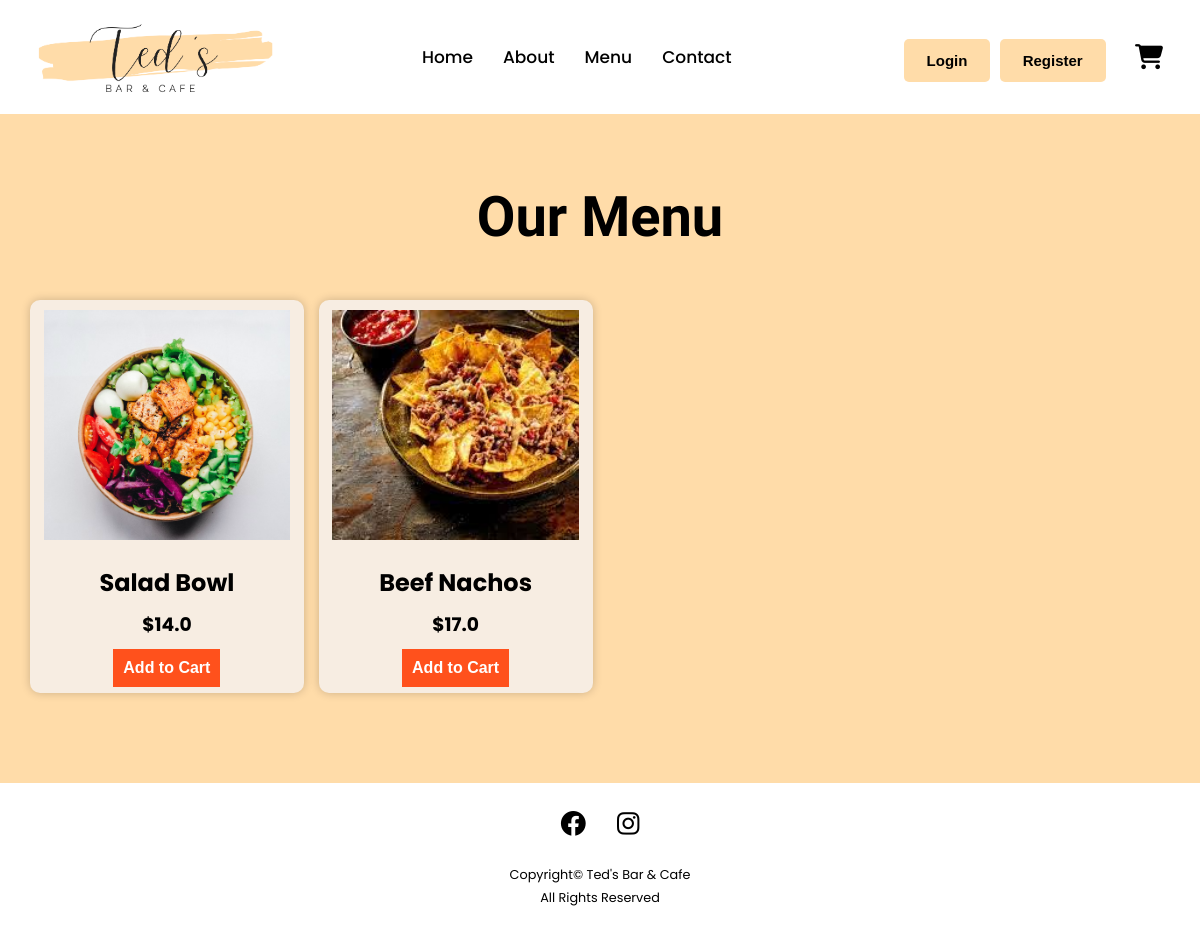
The app's page /menu/ with its own data.
### core/models.py (models this page shows, shortened)
class Item(models.Model):
    name = models.CharField(max_length=200)
    price = models.FloatField(null=True)
    description = models.TextField(blank=True,null=True)
    image = models.ImageField(upload_to='item_images',blank=True,null=True)

### core/views.py (the view)
# urls.py: path('menu/',views.menu, name='menu'),
def menu(request):
    context = {
        'items': Item.objects.all()
    }
    return render(request, 'core/menu.html', context)

### core/templates/core/menu.html (shortened to what this page needs)
{% extends 'core/base.html' %}
{% load static %}
{% block content %}
<div class="menu">
    <h1>Our Menu</h1>
    <div class="menu_box">
        {% for item in items %}
        <div class="menu_card">
            <div class="menu_image">
                <img src="{{item.image.url}}">
            </div>
            <div class="menu_info">
                <h2>{{item.name}}</h2>
                <h3>${{item.price}}</h3>
                <form action="/add-to-cart">
                    <button class="menu_btn">Add to Cart</button>
                </form>
            </div>
        </div>
        {% endfor %}
    </div>
</div>
{% endblock %}

### static/css/style.css (style rules this page uses)
* { margin:0; padding:0; box-sizing:border-box; }
body { margin:0px; background-color: #ffdca9; font-family: 'Poppins', sans-serif; }
.menu { width: 100%; padding: 70px 0; }
.menu h1 { font-size:3.5em; display:flex; align-items: center; justify-content: center; margin-bottom:50px; font-family: 'Kaushan Script', cursive; }
.menu .menu_box { width:95%; margin: 0 auto; display:grid; grid-template-columns: 1fr 1fr 1fr 1fr; grid-gap:15px; }
.menu .menu_box .menu_card { padding-top:10px; margin-bottom:20px; background-color: #f7ede2; border-radius:10px; box-shadow: 0 0 10px rgba(0,0,0,0.2); }
.menu .menu_box .menu_card .menu_image { width:90%; height:60%; margin: auto; }
.menu_card .menu_image img { width: 100%; height: 100%; object-fit:cover; object-position:center; }
.menu_card .menu_info h2 { text-align:center; margin: 10px 0; padding-top:15px; }
.menu_card .menu_info h3 { text-align: center; margin: 10px 0; }
.menu_card .menu_info { text-decoration: none; text-align: center; }
.menu_card .menu_info .menu_btn { color:white; font-size:1em; background:#ff511c; padding: 10px; border:none; font-weight:600; cursor:pointer; }

### records on screen
Item: image (picture), name "Salad Bowl", price "14.0"
Item: image (picture), name "Beef Nachos", price "17.0"
